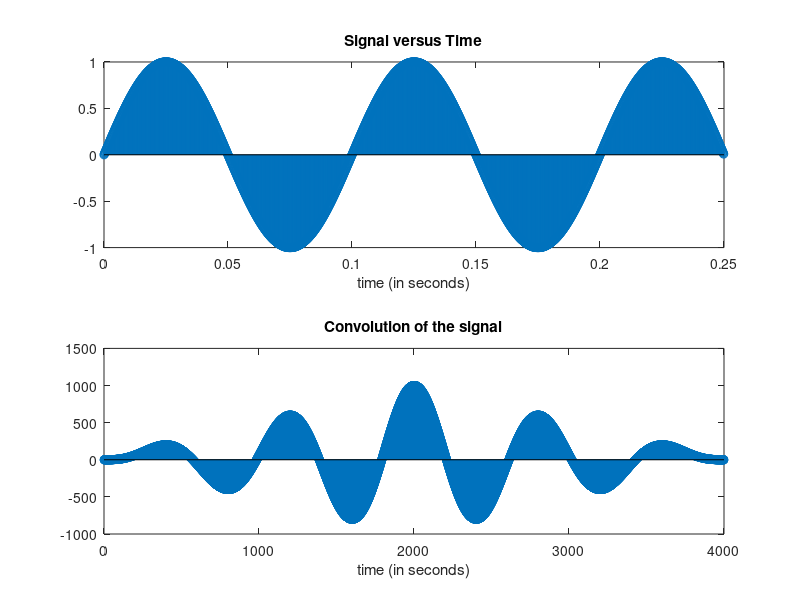

Here is the MATLAB script that generated this plot:
%%Time specifications:
   Fs = 8000;                   % samples per second
   dt = 1/Fs;                   % seconds per sample
   StopTime = 0.25;             % seconds
   t = (0:dt:StopTime-dt)';     % seconds
   %%Sine wave:
   Fc = 10;                     % hertz
   x = sin(2*pi*Fc*t);
   % Plot the signal versus time:
   figure;
   subplot(2,1,1);
   stem(t,x);
   xlabel('time (in seconds)');
   title('Signal versus Time');
   zoom xon;
   %%subplot(2,1,2);
   y=conv(x,x);
   subplot(2,1,2);
   stem(y);
   xlabel('time (in seconds)');
   title('Convolution of the signal');